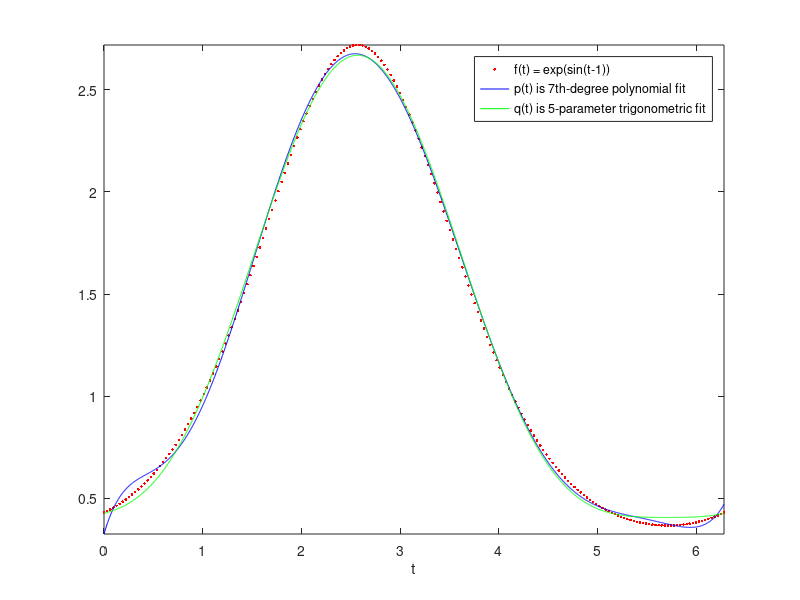

Write MATLAB code to recreate this figure.
% TWOFITS  Fit the curve  f(t) = exp(sin(t-1))  in two different ways,
% first using a polynomial of degree 7 and then using a combination of
% low-frequency sinusoids.  See Exercise 3.1.3 in Driscoll & Braun.

% we will fit at 200 equally-spaced points in [0, 2 pi]
t = linspace(0, 2*pi, 200)';
b = exp(sin(t - 1));             % exp() and sin() evaluate entry-wise

% (a) fit  p(t) = c(1) + c(2) t + ... + c(8) t^7  via built-in polyfit
c = polyfit(t, b, 7)

% (b) fit  q(t) = d(1) + d(2) cos(t) + ... + d(5) sin(2 t)
A = [ones(size(t)), cos(t), sin(t), cos(2*t), sin(2*t)];
d = A \ b;
d'

% (c) plot using a finer grid
tt = linspace(0,2*pi,2000)';
% compute the values of q(t) from part (b):
qq = d(1) + d(2)*cos(tt) + d(3)*sin(tt) + d(4)*cos(2*tt) ...
     + d(5)*sin(2*tt);
plot(t, b, 'r.', ...                  % plot the data as markers
     tt, polyval(c, tt), 'b', ...     % plot  p(t)
     tt, qq, 'g')                     % plot  q(t)
legend('f(t) = exp(sin(t-1))', ...
       'p(t) is 7th-degree polynomial fit', ...
       'q(t) is 5-parameter trigonometric fit')
xlabel t,  axis tight
